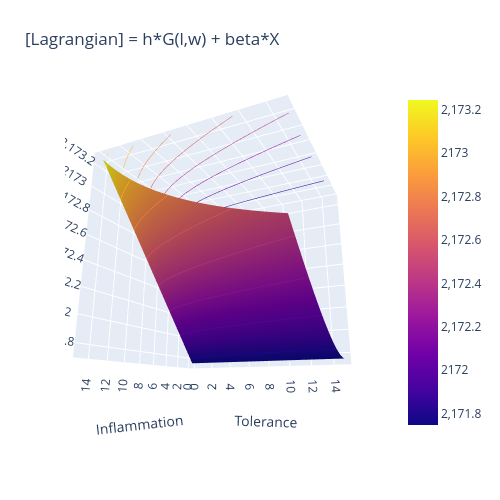

The notebook cell this image was saved under:
### Markdown cell above
#### (A.2) High cost of immunity: $\beta = \frac{h}{s}$
Optimal solution if located at the origin.

### Code cell
# Visualize cost landscape
rng = 15
pnts = 100
lvec = np.linspace(0.01, rng, pnts)
wvec = np.linspace(0.01, rng, pnts)

l, w = np.meshgrid(lvec, wvec)
z = net_harm(l,w) + (h/s)*X(l,w)


fig = go.Figure(data=[go.Surface(z=z, x=l, y=w)])
fig.update_traces(contours_z=dict(show=True, usecolormap=True,
                                  highlightcolor="limegreen", project_z=True))
fig.update_layout(title='[Lagrangian] = h*G(l,w) + beta*X', autosize=False,
                  scene_camera_eye=dict(x=1.87, y=0.88, z=-0.64),
                  width=500, height=500,
                  margin=dict(l=65, r=50, b=65, t=90))

# Update the layout
fig.update_layout(scene=dict(
    xaxis_title=r'Inflammation',
    yaxis_title=r'Tolerance',
    zaxis_title=r'L(\lambda,w)'
))

fig.show()

### Figure 1 — Plotly figure (JSON) as saved in the notebook; plotly's stock layout.template omitted (floating-point values rounded to 4 significant figures; data arrays with more than 128 entries replaced by an {"elided": "..."} marker saying what was removed)
{"data": [{"contours": {"z": {"highlightcolor": "limegreen", "project": {"z": true}, "show": true, "usecolormap": true}}, "type": "surface", "x": {"elided": "100x100 float values"}, "y": {"elided": "100x100 float values"}, "z": {"elided": "100x100 float values"}}], "layout": {"autosize": false, "height": 500, "margin": {"b": 65, "l": 65, "r": 50, "t": 90}, "scene": {"aspectmode": "auto", "aspectratio": {"x": 1, "y": 1, "z": 1}, "camera": {"eye": {"x": 1.87, "y": 0.88, "z": -0.64}}, "xaxis": {"title": {"text": "Inflammation"}, "type": "linear"}, "yaxis": {"title": {"text": "Tolerance"}, "type": "linear"}, "zaxis": {"title": {"text": "L(\\lambda,w)"}, "type": "linear"}}, "title": {"text": "[Lagrangian] = h*G(l,w) + beta*X"}, "width": 500}}
